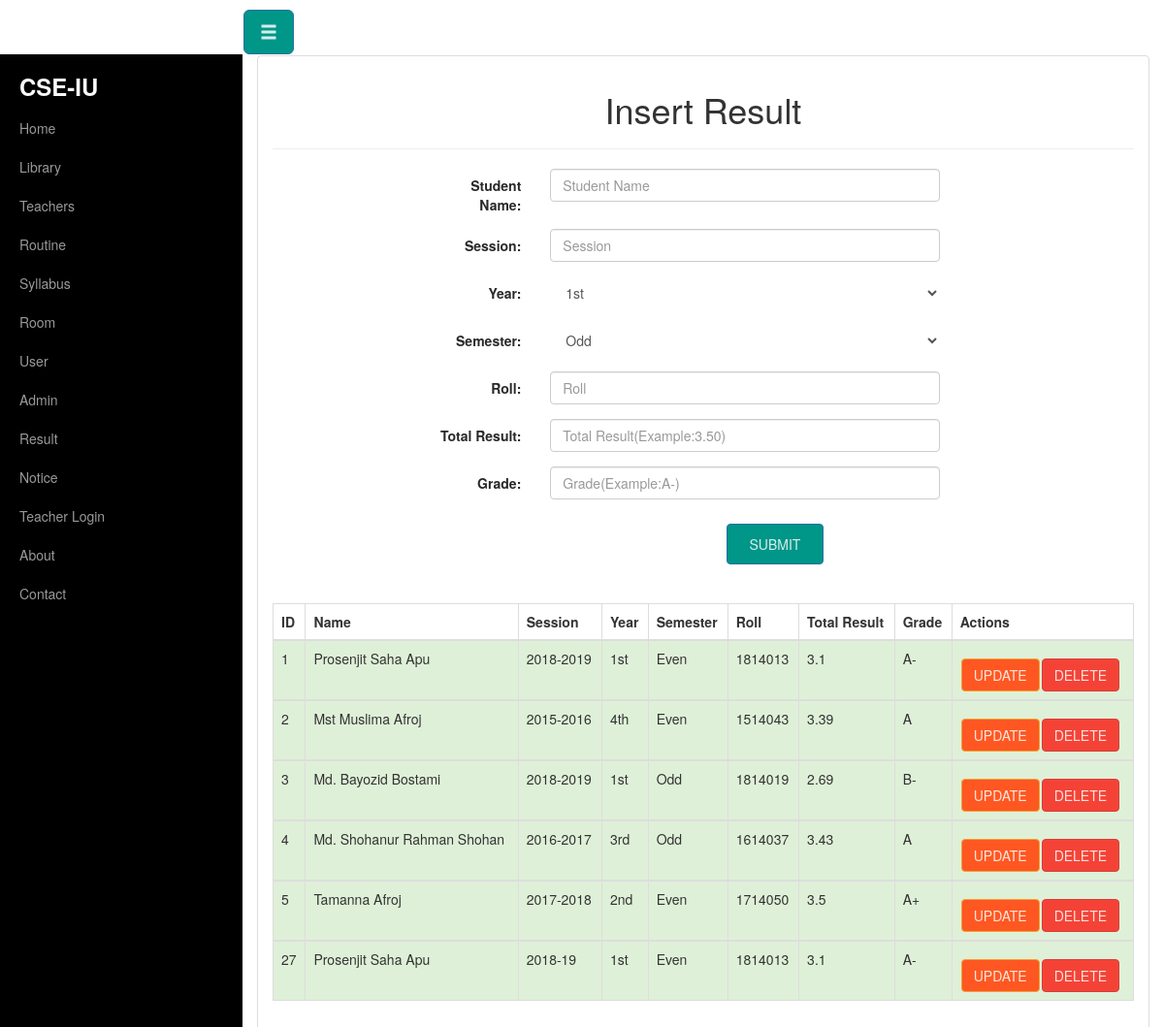
Screenshot of /insert_result.php with the database file from the repository.
### tables this page shows
CREATE TABLE IF NOT EXISTS `result` (
  `id` int(11) NOT NULL AUTO_INCREMENT,
  `name` varchar(50) NOT NULL,
  `session` varchar(50) NOT NULL,
  `year` varchar(20) NOT NULL,
  `semester` varchar(20) NOT NULL,
  `roll` int(15) NOT NULL,
  `individual_result` text NOT NULL,
  `total_result` double NOT NULL,
  `grade` varchar(20) NOT NULL,
  PRIMARY KEY (`id`)
);

### insert_result.php (the view, shortened to what this page needs)
<?php include("header.php");?>
<?php include('db_con.php');?>
<div class="container-fluid">
    <div class="row" id="wrapper">
    <?php require_once'menubar.php';?>
    <div class="col-sm-12">
        <div class="panel panel-default">
        <div class="panel-body">
<center><h1>Insert Result</h1></center>
<hr>
<div class="col-sm-10 col-sm-offset-2">
<form action="insert_result.php" method="post" class="form-horizontal" role="form">
<div class="form-group">
    <label for="name" class="col-sm-2 control-label">Student Name:</label>
    <div class="col-sm-7">
    <input type="text" class="form-control" name="name" placeholder="Student Name">
    </div>
</div>
<div class="form-group">
    <label for="session" class="col-sm-2 control-label">Session:</label>
    <div class="col-sm-7">
    <input type="text" class="form-control" name="session" placeholder="Session">
    </div>
</div>
<div class="form-group">
    <label class="col-sm-2 control-label">Year:</label>
    <div class="col-sm-7">
    <select name="year" class="form-control">
        <option value="1st">1st</option>
    </select>
    </div>
</div>
<div class="form-group">
    <label class="col-sm-2 control-label">Semester:</label>
    <div class="col-sm-7">
    <select name="semester" class="form-control">
        <option value="Odd">Odd</option>
    </select>
    </div>
</div>
<div class="form-group">
    <label for="roll" class="col-sm-2 control-label">Roll:</label>
    <div class="col-sm-7">
    <input type="text" name="roll" class="form-control" placeholder="Roll">
    </div>
</div>
<div class="form-group">
    <label for="total_result" class="col-sm-2 control-label">Total Result:</label>
    <div class="col-sm-7">
    <input type="text" name="total_result" class="form-control" placeholder="Total Result(Example:3.50)">
    </div>
</div>
<div class="form-group">
    <label for="grade" class="col-sm-2 control-label">Grade:</label>
    <div class="col-sm-7">
    <input type="text" name="grade" class="form-control" placeholder="Grade(Example:A-)">
    </div>
</div>
    <center><input type="submit" name="submit" value="Submit" class="btn btn-primary" style="padding: 10px; width: 100px;"></center>
    <br>
    <br>
</form>
 </div>
 <?php
      echo "<div>";
      echo "<table class='table table-bordered'>";
      echo "<thead>";
      echo "<tr>";
      echo "<th>ID</th>";
      echo "<th>Name</th>";
      echo "<th>Session</th>";
      echo "<th>Year</th>";
      echo "<th>Semester</th>";
      echo "<th>Roll</th>";
      echo "<th>Total Result</th>";
      echo "<th>Grade</th>";
      echo "<th>Actions</th>";
      echo "</tr>";
      echo "</thead>";
    $other=mysqli_query($conn,"SELECT * FROM result");
    while ($filter=mysqli_fetch_array($other)) {
      echo "<tbody>";
      echo "<tr class='success'>";
      echo "<td>".$filter['id']."</td>";
      echo "<td>".$filter['name']."</td>";
      echo "<td>".$filter['session']."</td>";
      echo "<td>".$filter['year']."</td>";
      echo "<td>".$filter['semester']."</td>";
      echo "<td>".$filter['roll']."</td>";
      echo "<td>".$filter['total_result']."</td>";
      echo "<td>".$filter['grade']."</td>";
      echo '<td><a href="result_update.php?id=' . $filter['id'] . '"><b class="btn btn-warning">Update</b></a>' ;
      echo '<a href="result_delete.php?id=' . $filter['id'] . '" onclick=\'return confirm("Are you sure you want to delete this record?")\'><b class="btn btn-danger">Delete</b></a></td>' ;
      echo "</tr>";
      echo "</tbody>";
}
      echo "</table>";
      echo "</div>";
?>
 </div>
 </div>
 </div>
 </div>
 </div>

### header.php (shortened to what this page needs)
<!DOCTYPE html>
<html>
	<head>
		<link href="css/bootstrap.min.css" rel="stylesheet">
		<link href="css/bootstrap.css" rel="stylesheet">
		<link href="css/style.css" rel="stylesheet">
		<link rel="stylesheet" href="css/roboto.min.css">
		<link rel="stylesheet" href="css/material.min.css">
		<link rel="stylesheet" href="css/ripples.min.css">
        <link rel="stylesheet" href="css/bootstrap.css">
		<link href="css/font-awesome.css" rel="stylesheet">
		<link href="css/font-awesome.min.css" rel="stylesheet">
	</head>
<body>
</body>
</html>

### menubar.php (shortened to what this page needs)
<a href="#menu-toggle" class="btn btn-primary btn-lg" id="menu-toggle"><span class="glyphicon glyphicon-menu-hamburger"></span></a><br/>
  <div class="col-sm-3">
    <div id="wrapper">
        <div id="sidebar-wrapper">
            <ul class="sidebar-nav">
                <li>
                    <h3 style="color:#FAFAFA;"><b>CSE-IU</b></h3>
                </li>
                <li>
                    <a href="index.php">Home</a>
                </li>
                <li>
                    <a href="library_show.php">Library</a>
                </li>
                <li>
                    <a href="teacher.php">Teachers</a>
                </li>
                <li>
                    <a href="routine.php">Routine</a>
                </li>
                <li>
                    <a href="course.php">Syllabus</a>
                </li>
                <li>
                    <a href="room.php">Room</a>
                </li>
				<li>
                    <a href="login.php">User</a>
                </li>
                <li>
                    <a href="admin_login.php">Admin</a>
                </li>
                <li>
                    <a href="result.php">Result</a>
                </li>
                <li>
                    <a href="notice.php">Notice</a>
                </li>
                <li>
                    <a href="teacher_login.php">Teacher Login</a>
                </li>
                <li>
                    <a href="about.php">About</a>
                </li>
                <li>
                    <a href="contact.php">Contact</a>
                </li>
            </ul>
        </div>
    </div>
</div>

### css/style.css (style rules this page uses)
* { box-sizing:border-box; }
#wrapper { padding-left: 0; -webkit-transition: all 0.5s ease; -moz-transition: all 0.5s ease; -o-transition: all 0.5s ease; transition: all 0.5s ease; }
#sidebar-wrapper { z-index: 1000; position: fixed; left: 250px; width: 0; height: 100%; margin-left: -250px; overflow-y: auto; background: #000; -webkit-transition: all 0.5s ease; -moz-transition: all 0.5s ease; -o-transition: all 0.5s ease; transition: all 0.5s ease; }
.sidebar-nav { position: absolute; top: 0; width: 250px; margin: 0; padding: 0; list-style: none; }
.sidebar-nav li { text-indent: 20px; line-height: 40px; }
.sidebar-nav li a { display: block; text-decoration: none; color: #999999; }
@media (min-width:768px) { #wrapper { padding-left: 250px; } }
@media (min-width:768px) { #sidebar-wrapper { width: 250px; } }

### rows the page displays
result: id "1", name "Prosenjit Saha Apu", session "2018-2019", year "1st", semester "Even", roll "1814013", total_result "3.1", grade "A-"
result: id "2", name "Mst Muslima Afroj", session "2015-2016", year "4th", semester "Even", roll "1514043", total_result "3.39", grade "A"
result: id "3", name "Md. Bayozid Bostami", session "2018-2019", year "1st", semester "Odd", roll "1814019", total_result "2.69", grade "B-"
result: id "4", name "Md. Shohanur Rahman Shohan", session "2016-2017", year "3rd", semester "Odd", roll "1614037", total_result "3.43", grade "A"
result: id "5", name "Tamanna Afroj", session "2017-2018", year "2nd", semester "Even", roll "1714050", total_result "3.5", grade "A+"
result: id "27", name "Prosenjit Saha Apu", session "2018-19", year "1st", semester "Even", roll "1814013", total_result "3.1", grade "A-"
